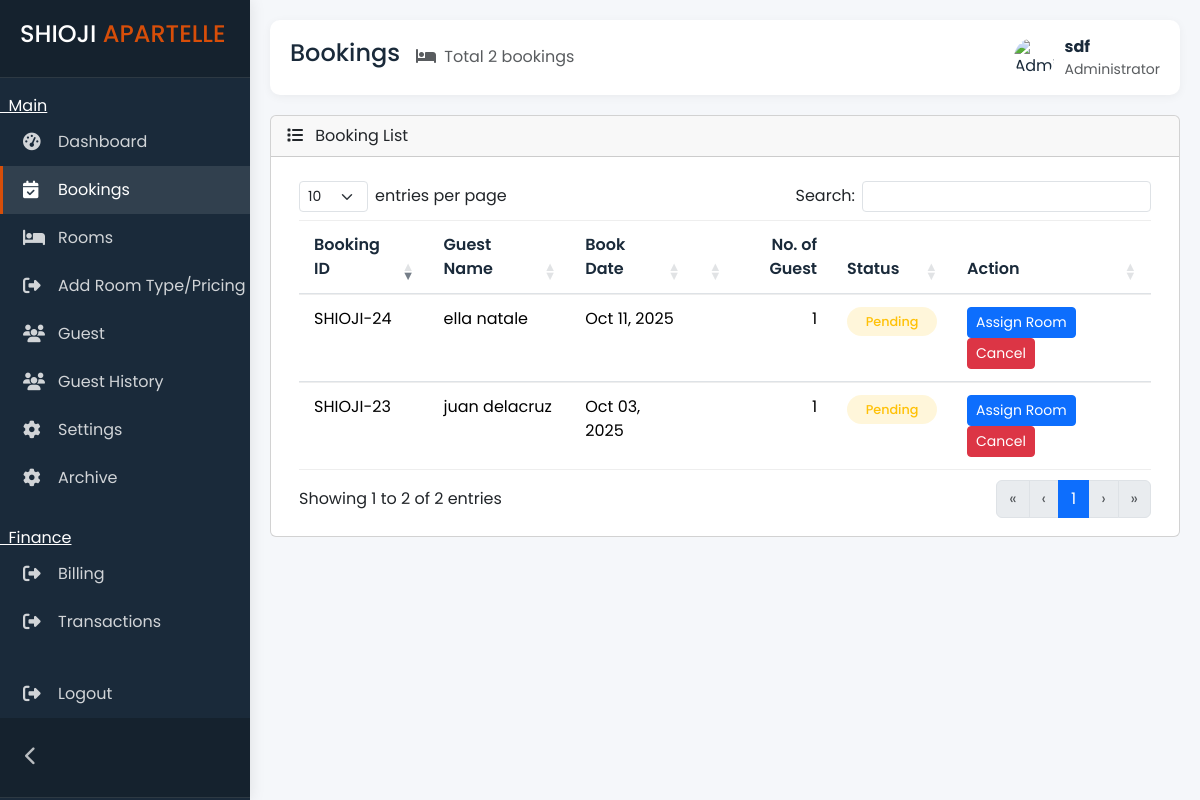
Before: /admin/bookings.php (signed in) with the older database file.
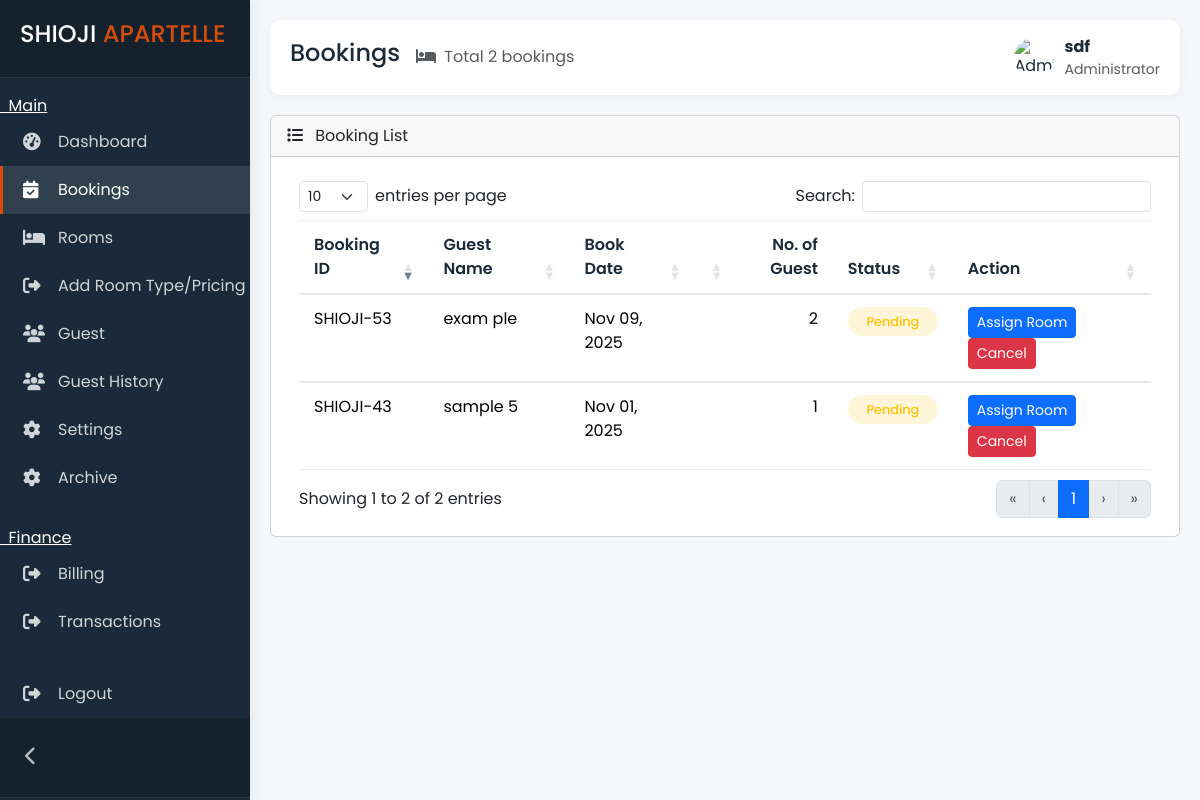
After: the same page with the newer database file.
### tables this page shows
CREATE TABLE `bookings` (
  `booking_id` int(11) NOT NULL,
  `first_name` varchar(200) NOT NULL,
  `last_name` varchar(200) NOT NULL,
  `email` varchar(200) NOT NULL,
  `phone` varchar(200) NOT NULL,
  `booking_date` date NOT NULL,
  `booking_time` varchar(20) NOT NULL,
  `no_of_guest` tinyint(1) NOT NULL,
  `room_type_id` int(10) NOT NULL,
  `status` enum('pending','completed','cancelled') DEFAULT NULL
);

### admin/bookings.php (the view, shortened to what the changed rows need)
<?php
include '../connect.php';
$sql = "SELECT * FROM bookings WHERE status = 'pending'";
$result = $conn->query($sql);
?>
<!DOCTYPE html>
<html lang="en">
<?php include 'head.php'; ?>
<body>
    <div class="main-content" id="mainContent">
        <div class="card">
            <div class="card-body">
                <div class="table-responsive">
                    <table id="bookingsTable" class="table table-hover">
                        <thead>
                            <tr>
                                <th>Booking ID</th>
                                <th>Guest Name</th>
                                <th>Book Date</th>
                                <th>No. of Guest</th>
                                <th>Status</th>
                                <th>Action</th>
                            </tr>
                        </thead>
                        <tbody>
                            <?php if ($result && $result->num_rows > 0): ?>
                                <?php while ($row = $result->fetch_assoc()): ?>
                                    <tr>
                                        <td>SHIOJI-<?php echo str_pad($row['booking_id'],  STR_PAD_LEFT); ?></td>
                                        <td><?php echo htmlspecialchars($row['first_name'] . ' ' . $row['last_name']); ?></td>
                                        <td><?php echo date('M d, Y', strtotime($row['booking_date'])); ?></td>
                                        <td><?php echo htmlspecialchars($row['no_of_guest']); ?></td>
                                        <td>
                                            <span class="status-badge status-<?php echo $row['status']; ?>">
                                                <?php
                                                $status = $row['status'];
                                                if ($status == 'confirmed') echo 'Confirmed';
                                                elseif ($status == 'checked_in') echo 'Checked In';
                                                elseif ($status == 'checked_out') echo 'Checked Out';
                                                elseif ($status == 'cancelled') echo 'Cancelled';
                                                else echo ucfirst($status);
                                                ?>
                                            </span>
                                        </td>
                                        <td>
                                            <?php if (empty($row['room_id'])): ?>
                                                <button class="btn btn-primary btn-sm assign-btn"
                                                    data-book-id="<?php echo $row['booking_id']; ?>"
                                                    data-guest-name="<?php echo htmlspecialchars($row['first_name'] . ' ' . $row['last_name']); ?>"
                                                    data-email="<?php echo htmlspecialchars($row['email']); ?>"
                                                    data-bs-toggle="modal"
                                                    data-bs-target="#assignModal">
                                                    Assign Room
                                                </button>
                                                <form method="POST" action="" style="display:inline-block;" onsubmit="return confirm('Are you sure you want to cancel this booking?');">
                                                    <button type="submit" name="cancel" class="btn btn-danger btn-sm">
                                                        Cancel
                                                    </button>
                                                </form>
                                            <?php endif; ?>
                                        </td>
                                    </tr>
                                <?php endwhile; ?>
                            <?php else: ?>
                                <!-- <tr>
                                    <td colspan="1" class="text-center py-4">No bookings found</td>
                                </tr> -->
                            <?php endif; ?>
                        </tbody>
                    </table>
                </div>
            </div>
        </div>
    </div>
</body>
</html>

Changed rows visible on the page:
removed bookings: booking_id "23", first_name+last_name "juan delacruz", booking_date "Oct 03, 2025", no_of_guest "1", status "Pending"
removed bookings: booking_id "24", first_name+last_name "ella natale", booking_date "Oct 11, 2025", no_of_guest "1", status "Pending"
added bookings: booking_id "43", first_name+last_name "sample 5", booking_date "Nov 01, 2025", no_of_guest "1", status "Pending"
added bookings: booking_id "53", first_name+last_name "exam ple", booking_date "Nov 09, 2025", no_of_guest "2", status "Pending"
